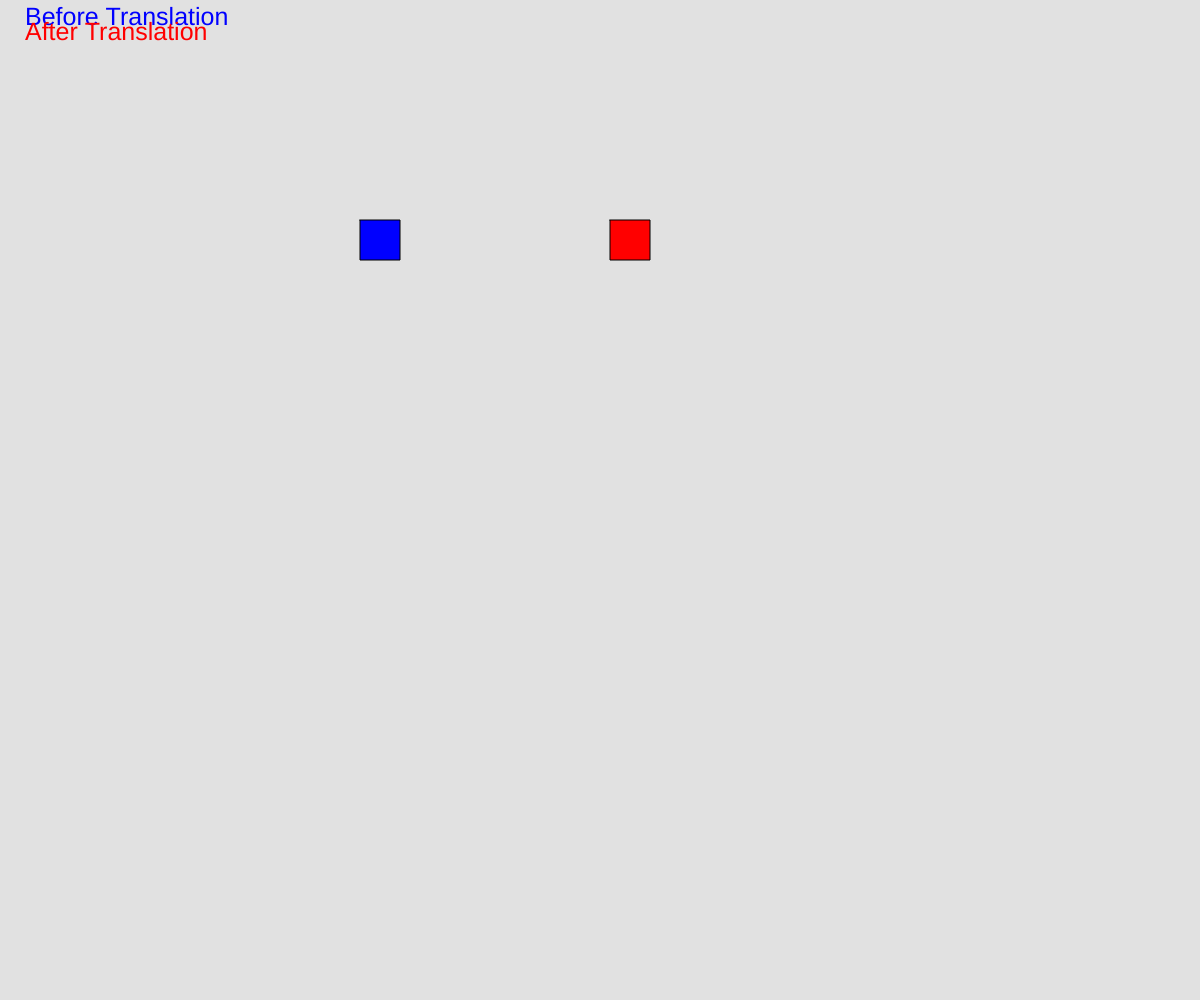
Frame 1 (no input)
Frame 60 (no input): identical to frame 1, image omitted
Frame 120 (the mouse pressed at the canvas centre since frame 60): identical to frame 1, image omitted

The p5.js sketch that drew this single still picture (run headless with seeded random() and noise() and a simulated clock; from frame 60 on, the mouse is pressed at the canvas centre):

// p5.js sketch
// ── sketch.js
let translationX;
let translationY;
let a, b, c, d;

function setup() {
   
	createCanvas(windowWidth, windowHeight);

    translationX = prompt('translation Factor for X ?');
    translationY = prompt('translation Factor for Y ?');
}

function draw() {
    background(225);
    fill('blue');
    textSize(25);
    text('Before Translation', 25, 25);
    fill('red')
    text('After Translation', 25, 40);
    //Before translation
    translate(250, 110);
    a = [
        [110],
        [110],
        [1]
    ];
    b = [
        [150],
        [110],
        [1]
    ];
    c = [
        [150],
        [150],
        [1]
    ];
    d = [
        [110],
        [150],
        [1]
    ];
    fill('blue');
    beginShape();
    vertex(a[0], a[1]);
    vertex(b[0], b[1]);
    vertex(c[0], c[1]);
    vertex(d[0], d[1]);
    endShape(CLOSE);

    //translation Matrix
    translation_matrix = [
        [1, 0, translationX],
        [0, 1, translationY],
        [0, 0, 1]
    ];
    aN = matrix_multi(translation_matrix, a);
    bN = matrix_multi(translation_matrix, b);
    cN = matrix_multi(translation_matrix, c);
    dN = matrix_multi(translation_matrix, d);

    translate(250, 0);
    fill('red')

    beginShape();
    vertex(aN[0], aN[1]);
    vertex(bN[0], bN[1]);
    vertex(cN[0], cN[1]);
    vertex(dN[0], dN[1])
    endShape(CLOSE);
}

function matrix_multi(a, b) {
    let aRows = a.length;
    let aCols = a[0].length;
    let bRows = b.length;
    let bCols = b[0].length;
    let result = new Array(aRows);
    if (aCols == bRows) {
        for (var i = 0; i < aRows; ++i) {
            result[i] = new Array(bCols);
            for (var j = 0; j < bCols; ++j) {
                result[i][j] = 0;
                for (var k = 0; k < aCols; ++k) {
                    result[i][j] += a[i][k] * b[k][j];
                }
            }
        }
        return result;
    }
}
